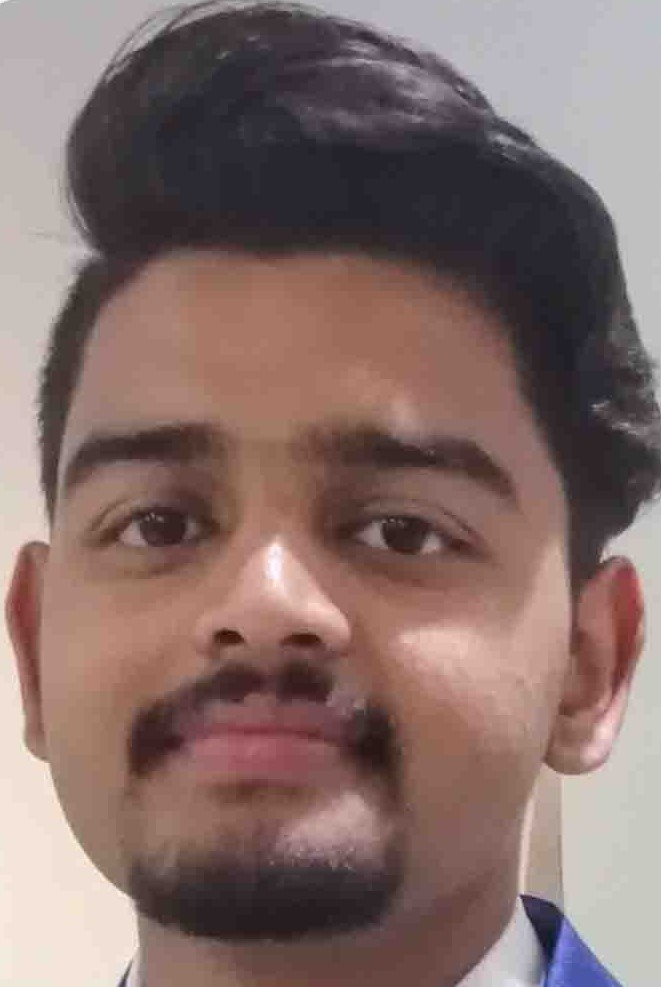
#> input picture trainingImages/abhinav_20M5.jpeg.jpg, 661 x 987 px; its folder holds only this picture in this run
$ python mainfile.py   (older library calls are emulated)
#> lines starting #> are read from the running program, lines starting #| are printed output that depends on the picture
import cv2
import os
import numpy as np
import csv
import pandas as pd
import matplotlib.pyplot as plt
count = 0
for path, subdirnames, filenames in os.walk("trainingImages"):
    for filename in filenames:
        if filename.startswith("."):
            print("Skipping File:", filename)  # Skipping files that startwith .
            continue
        img_path = os.path.join(path, filename)  # fetching image path
        print("img_path", img_path)
        img = cv2.imread(img_path)
#> img is the input picture: shape (987, 661, 3); mean B, G, R 106.6, 110.5, 133.4
        array=np.array([])
        array_set=np.array([],dtype=int)
        datalist=list()
        dob_list=list()
        name_list=list()
        name_list=filename.split(".")
        datalist=name_list[0].split("_")
        print(datalist)
        dob_list=datalist[1].split("M" or "m")
        print(dob_list)
        if img is None:
            print("Image not loaded properly")
            continue
        image = cv2.cvtColor(img, cv2.COLOR_BGR2GRAY)
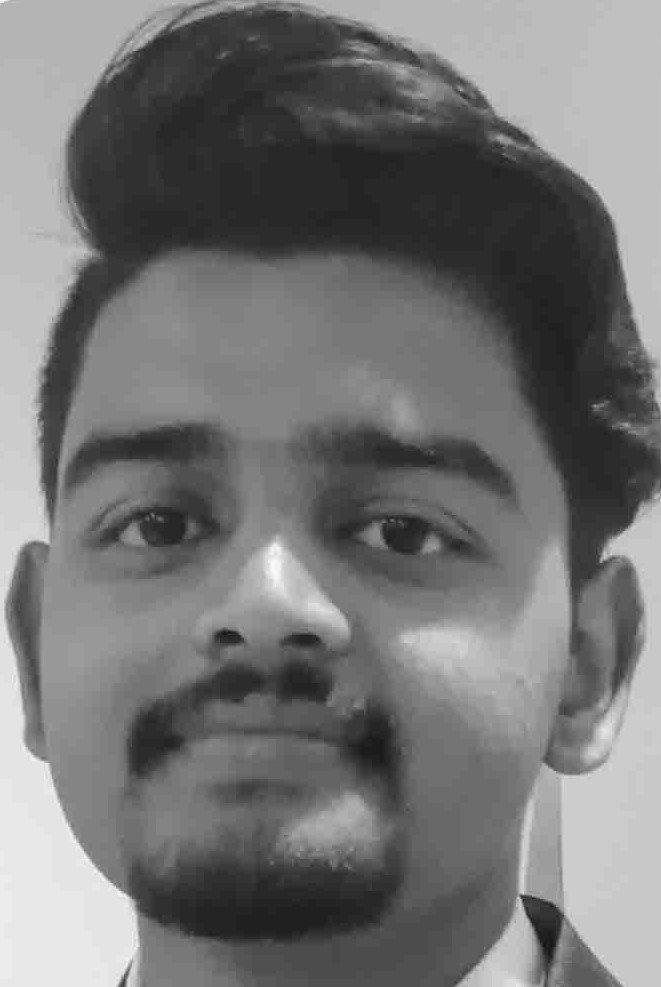
#> image: shape (987, 661); min 20, max 251, mean 116.9
        resized_image = cv2.resize(image, (64, 64))
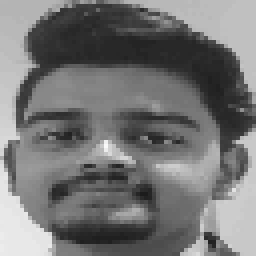
#> resized_image: shape (64, 64) (shown 4 times larger); min 28, max 249, mean 116.7
        print(resized_image.shape)
#| (64, 64)
        result = np.array(image).flatten()
#> (the run stopped early here; a loop or call above may not have finished)

$ run again, on trainingImages/manish_1M12.jpg
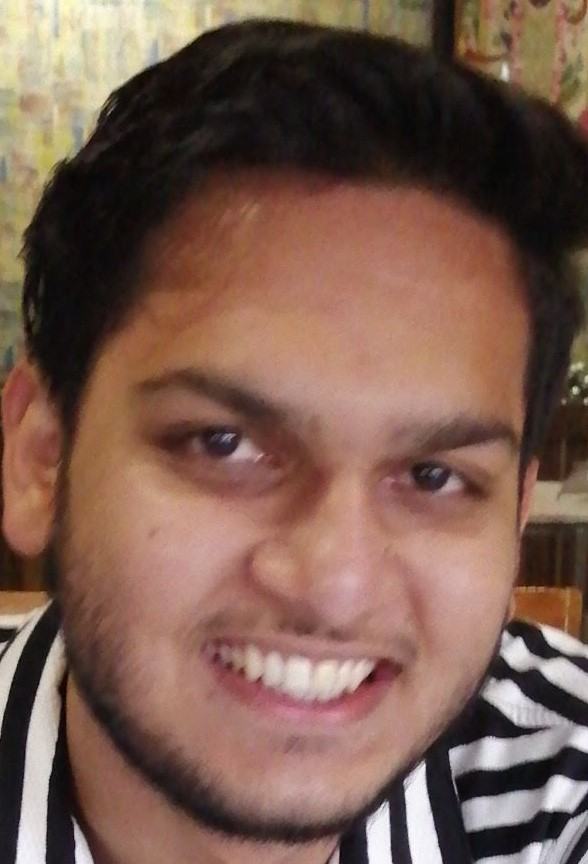
#> input picture trainingImages/manish_1M12.jpg, 588 x 864 px
#> img is the input picture: shape (864, 588, 3); mean B, G, R 79.9, 92.6, 122.4
#> `image = cv2.cvtColor(img, cv2.COLOR_BGR2GRAY)`:
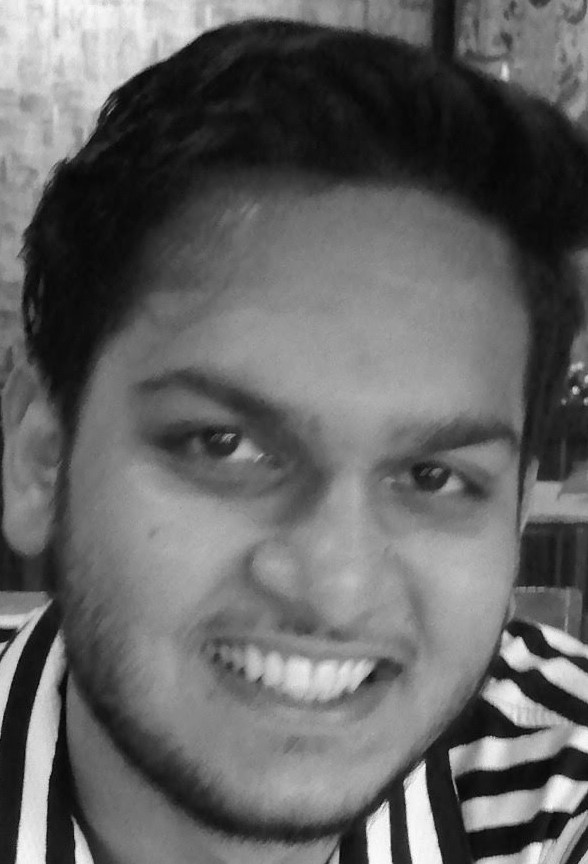
#> image: shape (864, 588); min 0, max 254, mean 100.1
#> `resized_image = cv2.resize(image, (64, 64))`:
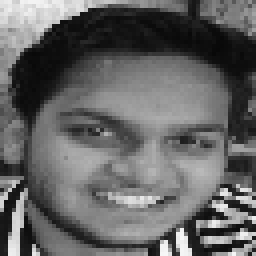
#> resized_image: shape (64, 64) (shown 4 times larger); min 8, max 247, mean 99.9
#| (64, 64)

$ run again, on trainingImages/manshi_27M10.jpeg
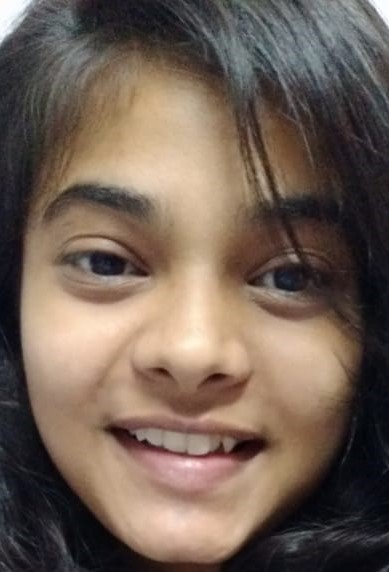
#> input picture trainingImages/manshi_27M10.jpeg, 389 x 572 px
#> img is the input picture: shape (572, 389, 3); mean B, G, R 85.1, 96.6, 113.4
#> `image = cv2.cvtColor(img, cv2.COLOR_BGR2GRAY)`:
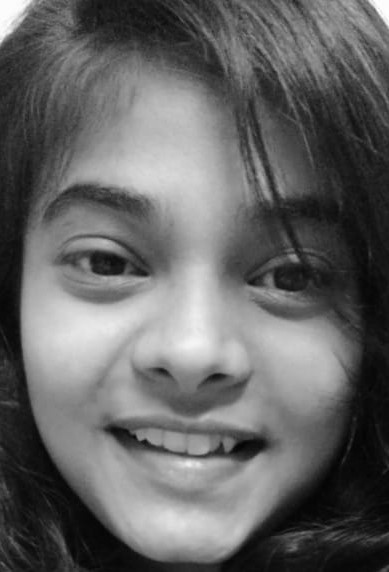
#> image: shape (572, 389); min 3, max 255, mean 100.3
#> `resized_image = cv2.resize(image, (64, 64))`:
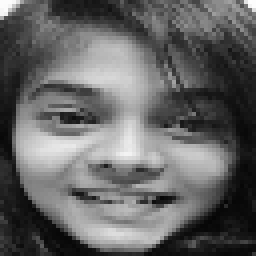
#> resized_image: shape (64, 64) (shown 4 times larger); min 5, max 253, mean 100.1
#| (64, 64)

$ run again, on trainingImages/sanidhya_26M5.jpg
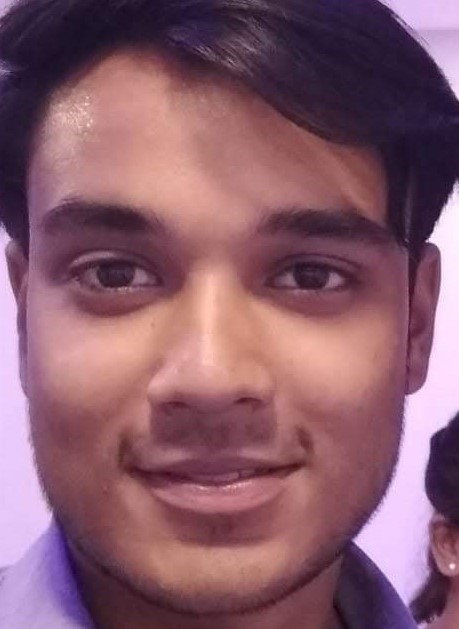
#> input picture trainingImages/sanidhya_26M5.jpg, 459 x 629 px
#> img is the input picture: shape (629, 459, 3); mean B, G, R 107.7, 92.1, 135.8
#> `image = cv2.cvtColor(img, cv2.COLOR_BGR2GRAY)`:
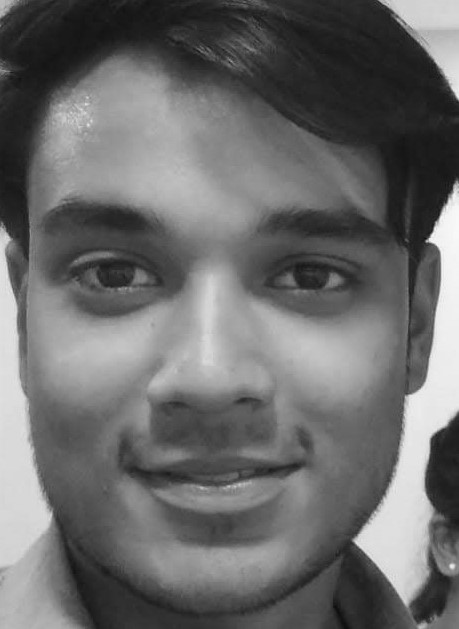
#> image: shape (629, 459); min 13, max 249, mean 107
#> `resized_image = cv2.resize(image, (64, 64))`:
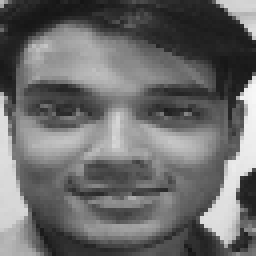
#> resized_image: shape (64, 64) (shown 4 times larger); min 20, max 247, mean 106.9
#| (64, 64)

$ run again, on trainingImages/aman_4M8.jpg
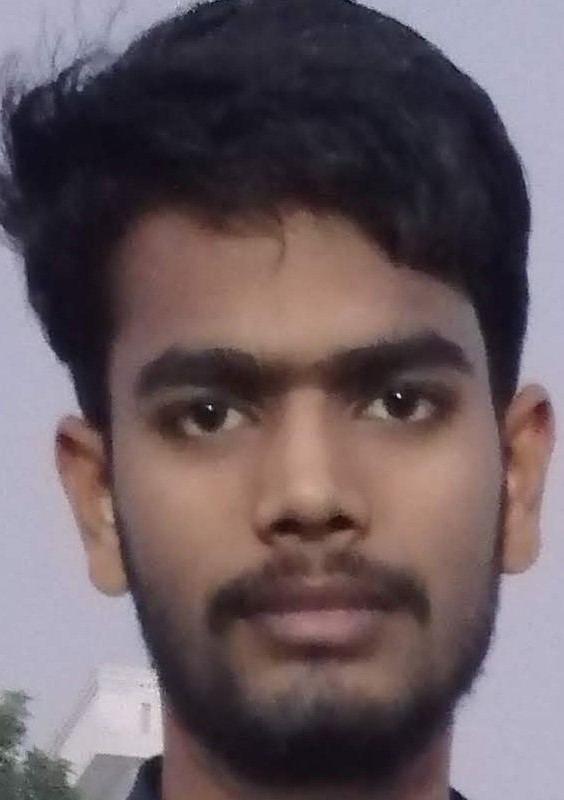
#> input picture trainingImages/aman_4M8.jpg, 564 x 800 px
#> img is the input picture: shape (800, 564, 3); mean B, G, R 96.8, 91.9, 105.9
#> `image = cv2.cvtColor(img, cv2.COLOR_BGR2GRAY)`:
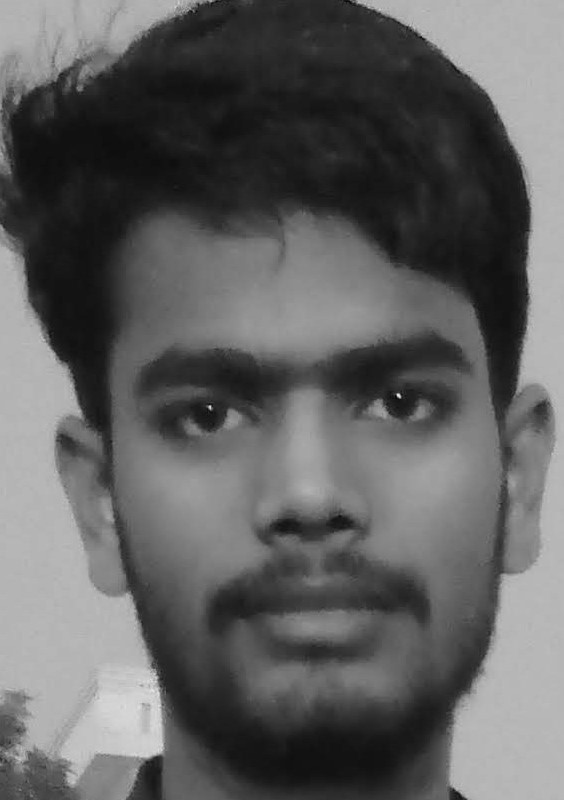
#> image: shape (800, 564); min 2, max 239, mean 96.6
#> `resized_image = cv2.resize(image, (64, 64))`:
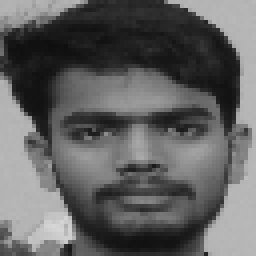
#> resized_image: shape (64, 64) (shown 4 times larger); min 14, max 214, mean 96.5
#| (64, 64)
